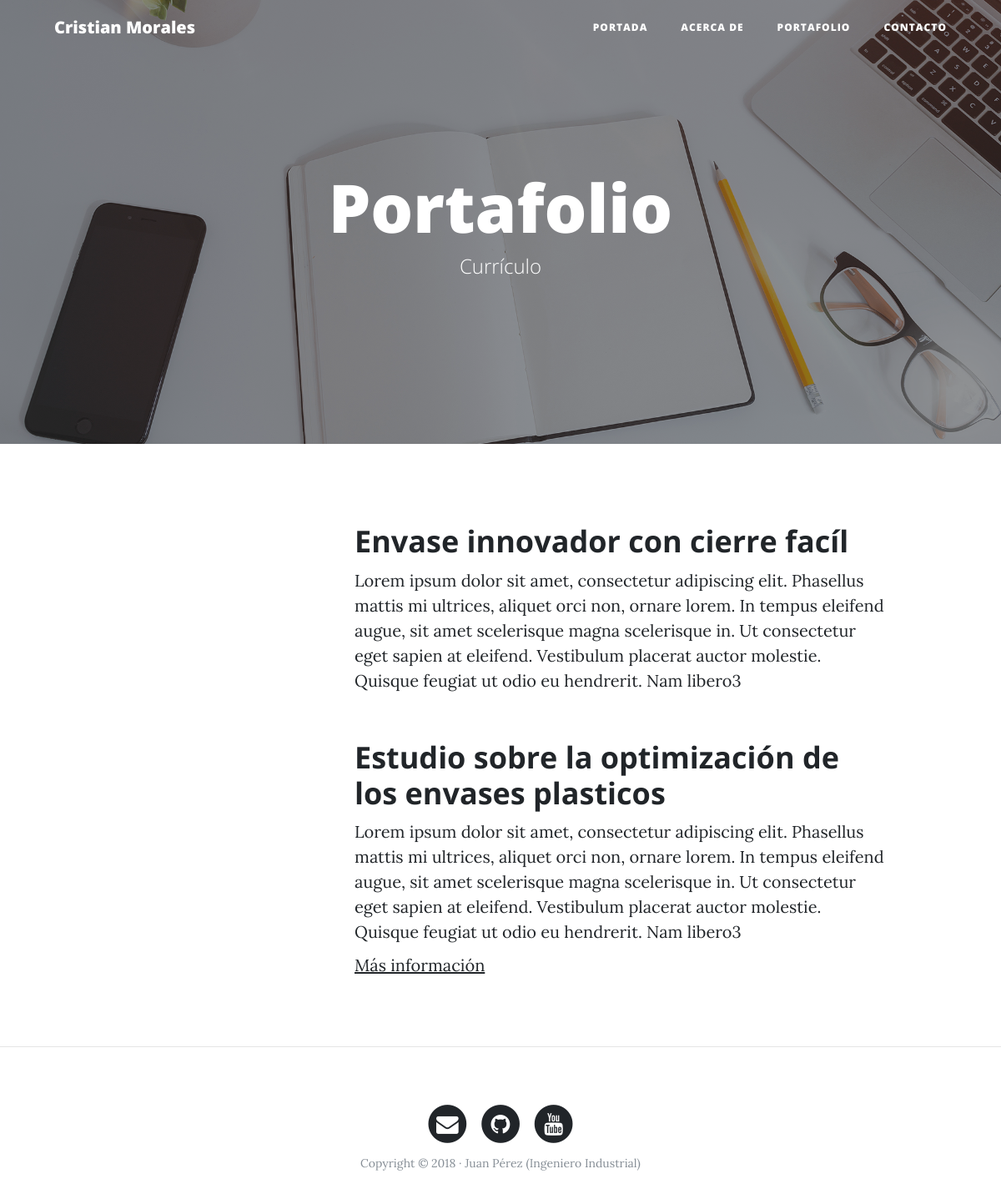
The page /portfolio/ on the database its author committed.
### portfolio/models.py (models this page shows, shortened)
class Project(models.Model):
    title = models.CharField(max_length=200, verbose_name="Título") # Campo de caracteres
    description = models.TextField(verbose_name="Descripción") # Campo de caracteres muy grande
    image = models.ImageField(verbose_name="Imagen",upload_to="projects")
    created = models.DateTimeField(auto_now_add=True, verbose_name="Fecha de Creación") # now_add se ejecuta al INS
    updated = models.DateTimeField(auto_now=True, verbose_name="Fecha de Actualización") # now se ejecuta en el UPD
    link = models.URLField(null=True, blank=True, verbose_name="Link del Proyecto")
    class Meta:
        verbose_name = "proyecto"
        verbose_name_plural = "proyectos"
        ordering = ["-created"]

### portfolio/views.py (the view)
# urls.py: path("portfolio/",portfolio_views.portfolio, name="portfolio"),
def portfolio(request):
    projects = Project.objects.all()
    return render(request, "portfolio/portfolio.html", {'projects':projects})

### portfolio/templates/portfolio/portfolio.html (shortened to what this page needs)
{% extends 'core/base.html' %}
{% block background %}{% load static %}{% static 'core/img/portfolio-bg.jpg' %}{% endblock %}
{% block headers %}
<h1>Portafolio</h1>
<span class="subheading">Currículo</span>
{% endblock %}
{% block content %}
{% for project in projects %}
	<div class="row project">
		<div class="col-lg-3 col-md-4 offset-lg-1">
		</div>
		<div class="col-lg-7 col-md-8">
			<h2 class="section-heading title">{{project.title}}</h2>
			<p>{{project.description}}</p>
			{% if project.link %}
				<p><a href="{{project.link}}">Más información</a></p>
			{% endif %}
		</div>
	</div>
{% endfor %}
{% endblock %}

### rows shown on the page
Project: title "Envase innovador con cierre facíl", description "Lorem ipsum dolor sit amet, consectetur adipiscing elit. Phasellus mattis mi ultrices, aliquet orci non, ornare lorem. In tempus eleifend augue, sit amet scelerisque magna scelerisque in. Ut consectetur eget sapien at eleifend. Vestibulum placerat auctor molestie. Quisque feugiat ut odio eu hendrerit. Nam libero3"
Project: title "Estudio sobre la optimización de los envases plasticos", description "Lorem ipsum dolor sit amet, consectetur adipiscing elit. Phasellus mattis mi ultrices, aliquet orci non, ornare lorem. In tempus eleifend augue, sit amet scelerisque magna scelerisque in. Ut consectetur eget sapien at eleifend. Vestibulum placerat auctor molestie. Quisque feugiat ut odio eu hendrerit. Nam libero3"
